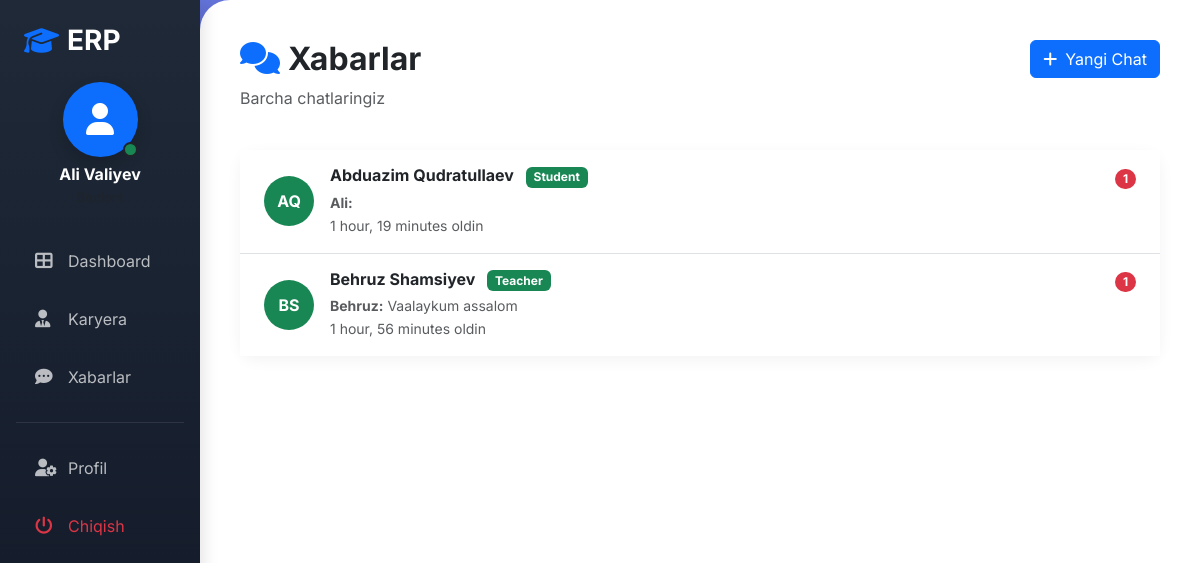
Page /chat/chat/ (signed in) on the committed database.
### erp/models.py (models this page shows, shortened)
class User(AbstractUser):
    ROLE_CHOICES = (
        ('admin', 'Admin'),
        ('teacher', 'Teacher'),
        ('student', 'Student'),
        ('support_teacher', 'Support Teacher'),
    )
    role = models.CharField(max_length=20, choices=ROLE_CHOICES, default='student')
    phone = models.CharField(max_length=15, blank=True, null=True)
    avatar = models.ImageField(upload_to='avatars/', blank=True, null=True, default='avatars/default.jpg')

### chat/models.py (models this page shows, shortened)
class ChatRoom(models.Model):
    ROOM_TYPE_CHOICES = (
        ('group', 'Guruh Chat'),
        ('private', 'Shaxsiy Chat'),
    )
    name = models.CharField(max_length=200, blank=True, null=True)
    room_type = models.CharField(max_length=10, choices=ROOM_TYPE_CHOICES, default='private')
    group = models.ForeignKey(Group, on_delete=models.CASCADE, null=True, blank=True, related_name='chat_rooms')
    participants = models.ManyToManyField(User, related_name='chat_rooms')
    created_at = models.DateTimeField(auto_now_add=True)
    updated_at = models.DateTimeField(auto_now=True)
    class Meta:
        ordering = ['-updated_at']
    def get_last_message(self):
        return self.messages.first()

class Message(models.Model):
    chat_room = models.ForeignKey(ChatRoom, on_delete=models.CASCADE, related_name='messages')
    sender = models.ForeignKey(User, on_delete=models.CASCADE, related_name='sent_messages')
    content = models.TextField()
    file = models.FileField(upload_to='chat_files/', blank=True, null=True)
    is_read = models.BooleanField(default=False)
    created_at = models.DateTimeField(auto_now_add=True)
    class Meta:
        ordering = ['-created_at']

### chat/views.py (the view)
# urls.py: path('chat/', views.chat_list, name='chat_list'),
@login_required
def chat_list(request):
    user = request.user
    rooms = ChatRoom.objects.filter(participants=user).annotate(
        last_message_time=Max('messages__created_at')
    ).order_by('-last_message_time')
    chat_data = []
    for room in rooms:
        other_participant = None
        if room.room_type == 'private':
            other_participant = room.participants.exclude(id=user.id).first()
        unread_count = Message.objects.filter(
            chat_room=room,
            is_read=False
        ).exclude(sender=user).count()
        room.unread_count = unread_count
        chat_data.append({
            'room': room,
            'other_participant': other_participant
        })
    return render(request, 'erp/chat/chat_list.html', {
        'chat_data': chat_data
    })

### templates/erp/chat/chat_list.html (shortened to what this page needs)
{% extends 'erp/base.html' %}
{% block content %}
<div class="row mb-4">
    <div class="col-md-8">
        <h2 class="fw-bold">
            <i class="fas fa-comments text-primary me-2"></i>Xabarlar
        </h2>
        <p class="text-muted">Barcha chatlaringiz</p>
    </div>
    <div class="col-md-4 text-end">
        <a href="{% url 'users_list' %}" class="btn btn-primary">
            <i class="fas fa-plus me-2"></i>Yangi Chat
        </a>
    </div>
</div>
<div class="row">
    <div class="col-md-12">
        <div class="card">
            <div class="card-body p-0">
                <div class="list-group list-group-flush">
                    {% for data in chat_data %}
                    {% with room=data.room other=data.other_participant %}
                    <a href="{% url 'chat_room' room.id %}" class="list-group-item list-group-item-action">
                        <div class="d-flex align-items-center">
                            <div class="flex-shrink-0">
                                <div class="{% if room.room_type == 'group' %}bg-primary{% else %}bg-success{% endif %} rounded-circle d-flex align-items-center justify-content-center text-white"
                                     style="width: 50px; height: 50px;">
                                    {% if room.room_type == 'group' %}
                                        <i class="fas fa-users"></i>
                                    {% else %}
                                        {% if other %}
                                        <strong>{{ other.first_name|first }}{{ other.last_name|first }}</strong>
                                        {% else %}
                                        <strong>C</strong>
                                        {% endif %}
                                    {% endif %}
                                </div>
                            </div>
                            <div class="flex-grow-1 ms-3">
                                <div class="d-flex justify-content-between align-items-center">
                                    <h6 class="mb-1 fw-bold">
                                        {% if room.room_type == 'group' %}
                                            {{ room.group.name }}
                                            <span class="badge bg-primary ms-2">Guruh</span>
                                        {% else %}
                                            {% if other %}
                                            {{ other.get_full_name }}
                                            <span class="badge bg-success ms-2">{{ other.get_role_display }}</span>
                                            {% else %}
                                            {{ room.name }}
                                            <span class="badge bg-success ms-2">Shaxsiy</span>
                                            {% endif %}
                                        {% endif %}
                                    </h6>
                                    {% if room.unread_count > 0 %}
                                    <span class="badge bg-danger rounded-pill">{{ room.unread_count }}</span>
                                    {% endif %}
                                </div>
                                {% with last_msg=room.get_last_message %}
                                {% if last_msg %}
                                <p class="mb-0 text-muted small">
                                    <strong>{{ last_msg.sender.first_name }}:</strong>
                                    {{ last_msg.content|truncatewords:10 }}
                                </p>
                                <small class="text-muted">{{ last_msg.created_at|timesince }} oldin</small>
                                {% else %}
                                <p class="mb-0 text-muted small">Xabarlar yo'q</p>
                                {% endif %}
                                {% endwith %}
                            </div>
                        </div>
                    </a>
                    {% endwith %}
                    {% endfor %}
                </div>
            </div>
        </div>
    </div>
</div>
{% endblock %}

### templates/erp/base.html (shortened to what this page needs)
<!DOCTYPE html>
<html lang="uz">
<head>
    <link href="https://cdnjs.cloudflare.com/ajax/libs/bootstrap/5.3.2/css/bootstrap.min.css" rel="stylesheet">
    <link href="https://cdnjs.cloudflare.com/ajax/libs/font-awesome/6.4.2/css/all.min.css" rel="stylesheet">
</head>
<body>
    {% if user.is_authenticated %}
    <div class="container-fluid">
        <div class="row">
            <div class="col-md-2 sidebar p-0 d-none d-md-block">
                <div class="py-4">
                    <div class="px-4 mb-4">
                        <h3 class="text-white d-flex align-items-center">
                            <i class="fas fa-graduation-cap text-primary me-2"></i>
                            <span class="fw-bold">ERP</span>
                        </h3>
                    </div>
                    <div class="text-center mb-4 px-3">
                        <div class="profile-container d-inline-block">
                            <div class="profile-icon bg-primary rounded-circle d-inline-flex align-items-center justify-content-center position-relative shadow" style="width: 75px; height: 75px;">
                                <i class="fas fa-user fa-2x text-white"></i>
                                <span class="position-absolute bottom-0 end-0 bg-success border border-2 border-dark rounded-circle" style="width: 15px; height: 15px;"></span>
                            </div>
                            <div class="mt-2 text-white text-center">
                                <h6 class="mb-0 fw-bold">{{ user.get_full_name|default:user.username }}</h6>
                                <small class="text-muted" style="font-size: 0.8rem;">{{ user.get_role_display }}</small>
                            </div>
                        </div>
                    </div>
                    <nav class="nav flex-column mt-3">
                        <a class="nav-link {% if request.resolver_match.url_name == 'dashboard' %}active{% endif %}" href="{% url 'dashboard' %}">
                            <i class="fas fa-th-large me-2"></i> Dashboard
                        </a>
                        <a class="nav-link {% if request.resolver_match.url_name == 'hr_page' %}active{% endif %}" href="{% url 'hr_page' %}">
                            <i class="fas fa-user-tie me-2"></i> Karyera
                        </a>
                        <a class="nav-link" href="{% url 'chat_list' %}">
                            <i class="fas fa-comment-dots me-2"></i> Xabarlar
                        </a>
                        <hr class="mx-3 text-secondary">
                        <a class="nav-link" href="{% url 'profile' %}">
                            <i class="fas fa-user-cog me-2"></i> Profil
                        </a>
                        <a class="nav-link text-danger" href="{% url 'logout' %}">
                            <i class="fas fa-power-off me-2"></i> Chiqish
                        </a>
                    </nav>
                </div>
            </div>
            <div class="col-md-10 main-content">
                {% block content %}{% endblock %}
            </div>
        </div>
    </div>
    {% else %}
        {% block auth_content %}{% endblock %}
    {% endif %}
</body>
</html>

### templates/erp/base.html (style rules this page uses)
:root { --primary: #6366f1; --secondary: #8b5cf6; --success: #10b981; --danger: #ef4444; --warning: #f59e0b; --info: #3b82f6; --dark: #1f2937; --light: #f3f4f6; }
body { font-family: 'Inter', sans-serif; background: linear-gradient(135deg, #667eea 0%, #764ba2 100%); min-height: 100vh; margin: 0; }
.sidebar { background: linear-gradient(180deg, #1f2937 0%, #111827 100%); min-height: 100vh; box-shadow: 4px 0 15px rgba(0,0,0,0.1); position: sticky; top: 0; }
.profile-container { transition: all 0.3s ease; cursor: pointer; }
.sidebar .nav-link { color: rgba(255,255,255,0.7); padding: 12px 20px; margin: 5px 15px; border-radius: 12px; transition: all 0.3s; display: flex; align-items: center; }
.sidebar .nav-link i { width: 25px; font-size: 1.1rem; }
.main-content { background: #ffffff; min-height: 100vh; border-radius: 30px 0 0 30px; padding: 40px; box-shadow: -10px 0 30px rgba(0,0,0,0.1); }
.card { border: none; border-radius: 15px; box-shadow: 0 4px 15px rgba(0,0,0,0.05); transition: all 0.3s; }

### templates/erp/chat/chat_list.html (style rules this page uses)
.list-group-item { border-left: none; border-right: none; padding: 1rem 1.5rem; transition: all 0.3s; }
.list-group-item:first-child { border-top: none; }

### rows in the picture
User: get_full_name "Ali Valiyev"
ChatRoom: other_participant.first_name|first "A", other_participant.last_name|first "Q", other_participant.get_full_name "Abduazim Qudratullaev", other_participant.role "Student", room.unread_count "1"
Message: sender.first_name "Ali", created_at "1 hour, 19 minutes"
ChatRoom: other_participant.first_name|first "B", other_participant.last_name|first "S", other_participant.get_full_name "Behruz Shamsiyev", other_participant.role "Teacher", room.unread_count "1"
Message: sender.first_name "Behruz", content "Vaalaykum assalom", created_at "1 hour, 56 minutes"
